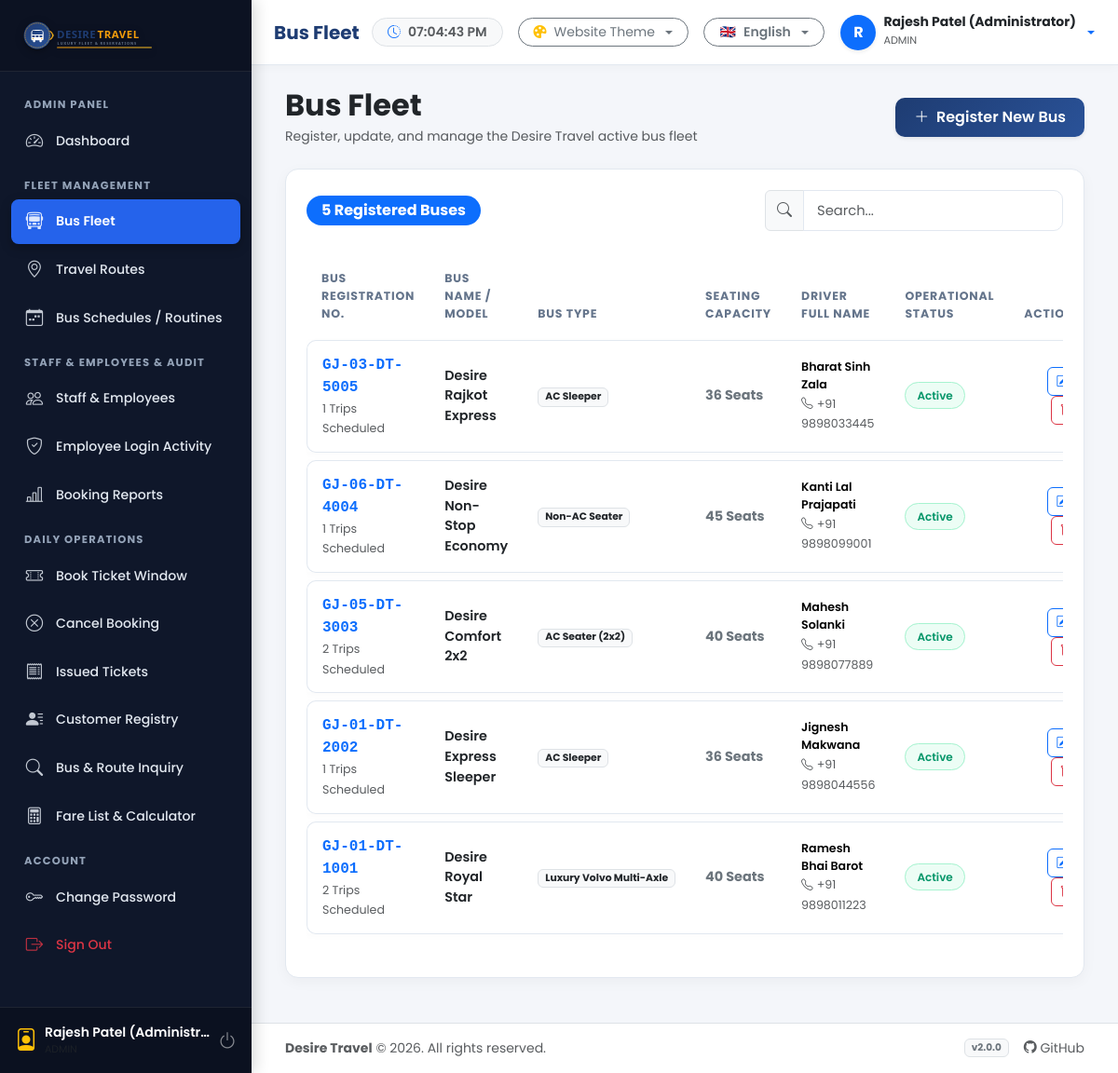
Screenshot of /admin/buses.php (signed in) with the database file from the repository.
### tables this page shows
CREATE TABLE IF NOT EXISTS `buses` (
    `id` INT AUTO_INCREMENT PRIMARY KEY,
    `bus_number` VARCHAR(30) NOT NULL UNIQUE,
    `bus_name` VARCHAR(100) NOT NULL,
    `bus_type` ENUM('AC Sleeper', 'Non-AC Sleeper', 'AC Seater (2x2)', 'Non-AC Seater', 'Luxury Volvo Multi-Axle') NOT NULL DEFAULT 'AC Seater (2x2)',
    `capacity` INT NOT NULL DEFAULT 40,
    `driver_name` VARCHAR(100) NOT NULL,
    `driver_contact` VARCHAR(20) NOT NULL,
    `status` ENUM('active', 'maintenance', 'inactive') NOT NULL DEFAULT 'active',
    `created_at` TIMESTAMP DEFAULT CURRENT_TIMESTAMP,
    `updated_at` TIMESTAMP DEFAULT CURRENT_TIMESTAMP ON UPDATE CURRENT_TIMESTAMP
);

### config/config.php (called while the page is built, shortened)
<?php
$CURRENT_LANG = $_SESSION['app_lang'] ?? $_COOKIE['desire_lang'] ?? 'en';

### admin/buses.php (the view, shortened to what this page needs)
<?php
require_once __DIR__ . '/../config/database.php';
require_once __DIR__ . '/../helpers/lang.php';
require_once __DIR__ . '/../helpers/auth.php';
$busesList = [];
try {
    $stmt = $pdo->query("SELECT b.*, (SELECT COUNT(*) FROM routines rt WHERE rt.bus_id = b.id) as scheduled_trips FROM buses b ORDER BY b.id DESC");
    $busesList = $stmt->fetchAll();
} catch (Exception $e) {}
include __DIR__ . '/../includes/header.php';
?>
<div class="container-fluid">
    <div class="d-flex flex-column flex-md-row justify-content-between align-items-md-center gap-3 mb-4">
        <div>
            <h2 class="fw-bold text-dark mb-1"><?= _e('menu_buses') ?></h2>
            <p class="text-muted small mb-0">Register, update, and manage the Desire Travel active bus fleet</p>
        </div>
        <div>
            <button class="btn btn-primary shadow-sm" data-bs-toggle="modal" data-bs-target="#addBusModal">
                <i class="bi bi-plus-lg me-1"></i> <?= _e('add_bus') ?>
            </button>
        </div>
    </div>
    <div class="dt-card">
        <div class="d-flex flex-column flex-sm-row justify-content-between align-items-sm-center gap-3 mb-4">
            <div class="d-flex align-items-center gap-2">
                <span class="badge bg-primary rounded-pill px-3 py-2 fs-6"><?= count($busesList) ?> Registered Buses</span>
            </div>
            <div class="d-flex gap-2" style="max-width:320px; width:100%;">
                <div class="input-group">
                    <span class="input-group-text bg-light"><i class="bi bi-search text-muted"></i></span>
                    <input type="text" class="form-control" placeholder="<?= _e('search') ?>" data-table-search="#busesTable">
                </div>
            </div>
        </div>
        <div class="table-responsive">
            <table class="table table-hover align-middle table-custom" id="busesTable">
                <thead>
                    <tr>
                        <th><?= _e('bus_number') ?></th>
                        <th><?= _e('bus_name') ?></th>
                        <th><?= _e('bus_type') ?></th>
                        <th><?= _e('capacity') ?></th>
                        <th><?= _e('driver_name') ?></th>
                        <th><?= _e('bus_status') ?></th>
                        <th class="text-end"><?= _e('actions') ?></th>
                    </tr>
                </thead>
                <tbody>
                    <?php if (!empty($busesList)): ?>
                        <?php foreach ($busesList as $b): ?>
                            <tr>
                                <td>
                                    <div class="fw-bold text-primary font-monospace fs-6"><?= htmlspecialchars($b['bus_number']) ?></div>
                                    <small class="text-muted"><?= $b['scheduled_trips'] ?> Trips Scheduled</small>
                                </td>
                                <td>
                                    <div class="fw-semibold text-dark"><?= htmlspecialchars($b['bus_name']) ?></div>
                                </td>
                                <td>
                                    <span class="badge bg-light text-dark border"><?= htmlspecialchars($b['bus_type']) ?></span>
                                </td>
                                <td>
                                    <span class="fw-bold text-secondary"><?= htmlspecialchars($b['capacity']) ?> <?= _e('seats') ?></span>
                                </td>
                                <td>
                                    <div class="fw-semibold small"><?= htmlspecialchars($b['driver_name']) ?></div>
                                    <small class="text-muted"><i class="bi bi-telephone me-1"></i><?= htmlspecialchars($b['driver_contact']) ?></small>
                                </td>
                                <td>
                                    <?php if ($b['status'] === 'active'): ?>
                                        <span class="badge-active"><?= _e('active') ?></span>
                                    <?php elseif ($b['status'] === 'maintenance'): ?>
                                        <span class="badge-maintenance"><?= _e('maintenance') ?></span>
                                    <?php else: ?>
                                        <span class="badge-inactive"><?= _e('inactive') ?></span>
                                    <?php endif; ?>
                                </td>
                                <td class="text-end">
                                    <button class="btn btn-sm btn-outline-primary rounded-2 me-1"
                                            onclick='openEditBusModal(<?= json_encode($b, JSON_HEX_TAG|JSON_HEX_APOS|JSON_HEX_QUOT|JSON_HEX_AMP) ?>)'
                                            title="<?= _e('edit') ?>">
                                        <i class="bi bi-pencil-square"></i>
                                    </button>
                                    <a href="<?= BASE_URL ?>admin/buses.php?delete_id=<?= $b['id'] ?>"
                                       class="btn btn-sm btn-outline-danger rounded-2 btn-confirm-delete"
                                       data-confirm-msg="<?= _e('delete_bus_confirm') ?>"
                                       title="<?= _e('delete') ?>">
                                        <i class="bi bi-trash"></i>
                                    </a>
                                </td>
                            </tr>
                        <?php endforeach; ?>
                    <?php else: ?>
                        <tr>
                            <td colspan="7" class="text-center text-muted py-5">No buses found in fleet. Click "Register New Bus" to add one.</td>
                        </tr>
                    <?php endif; ?>
                </tbody>
            </table>
        </div>
    </div>
</div>
<?php include __DIR__ . '/../includes/footer.php'; ?>

### helpers/lang.php (shortened to what this page needs)
<?php
require_once __DIR__ . '/../config/config.php';
function getTranslations(): array {
    static $translations = null;
    global $CURRENT_LANG;
    if ($translations === null) {
        $langFile = BASE_DIR . "/config/languages/{$CURRENT_LANG}.php";
        if (file_exists($langFile)) {
            $translations = require $langFile;
        } else {
            $translations = require BASE_DIR . "/config/languages/en.php";
        }
    }
    return $translations;
}
function __(string $key, string $default = ''): string {
    $translations = getTranslations();
    if (isset($translations[$key])) {
        return $translations[$key];
    }
    return $default !== '' ? $default : $key;
}
function _e(string $key, string $default = ''): void {
    echo htmlspecialchars(__($key, $default), ENT_QUOTES, 'UTF-8');
}

### assets/css/style.css (style rules this page uses)
:root, body[data-theme="theme-navy"], body.theme-navy { --primary: #1e3c72; --primary-hover: #162c54; --primary-rgb: 30, 60, 114; --accent: #2a5298; --accent-light: #e0e7ff; --gold: #f59e0b; --gold-hover: #d97706; --body-bg: #f4f6fa; --card-bg: #ffffff; --text-main: #1e293b; --text-muted: #64748b; --border-color: #e2e8f0; --sidebar-bg: #0f172a; --sidebar-hover: #1e293b; --sidebar-text: #e2e8f0; --sidebar-active: #2563eb; --hero-grad: linear-gradient(135deg, #1e3c72 0%, #2a5298 100%); --badge-grad: linear-gradient(135deg, #f59e0b 0%, #fbbf24 100%); }
body { font-family: 'Poppins', 'Noto Sans Gujarati', 'Segoe UI', system-ui, -apple-system, sans-serif; background-color: var(--body-bg); color: var(--text-main); margin: 0; padding: 0; min-height: 100vh; transition: background-color 0.3s ease, color 0.3s ease; }
.dt-card { background-color: var(--card-bg); border: 1px solid var(--border-color); border-radius: 14px; padding: 22px; box-shadow: 0 4px 15px rgba(0, 0, 0, 0.04); transition: transform 0.2s ease, box-shadow 0.2s ease; margin-bottom: 24px; }
.form-control, .form-select { border: 1.5px solid var(--border-color); border-radius: 10px; padding: 10px 14px; font-size: 0.92rem; color: var(--text-main); background-color: var(--card-bg); transition: border-color 0.2s ease, box-shadow 0.2s ease; }
.btn-primary { background: var(--hero-grad) !important; border: none !important; color: #ffffff !important; font-weight: 600; border-radius: 10px; padding: 9px 20px; box-shadow: 0 4px 12px rgba(var(--primary-rgb), 0.25); transition: all 0.2s ease; }
.table-custom { width: 100%; border-collapse: separate; border-spacing: 0 8px; }
.table-custom thead th { background-color: transparent; color: var(--text-muted); font-size: 0.78rem; text-transform: uppercase; letter-spacing: 0.8px; font-weight: 700; border: none; padding: 10px 16px; }
.table-custom tbody tr { background-color: var(--card-bg); box-shadow: 0 2px 8px rgba(0, 0, 0, 0.02); transition: transform 0.15s ease; }
.table-custom td { padding: 14px 16px; vertical-align: middle; border-top: 1px solid var(--border-color); border-bottom: 1px solid var(--border-color); font-size: 0.9rem; }
.table-custom td:first-child { border-left: 1px solid var(--border-color); border-top-left-radius: 10px; border-bottom-left-radius: 10px; }
.table-custom td:last-child { border-right: 1px solid var(--border-color); border-top-right-radius: 10px; border-bottom-right-radius: 10px; }
.badge-active { background-color: #ecfdf5; color: #059669; border: 1px solid #a7f3d0; font-weight: 600; padding: 5px 12px; border-radius: 20px; font-size: 0.75rem; }

### rows the page displays
buses: bus_number "GJ-03-DT-5005", scheduled_trips "1", bus_name "Desire Rajkot Express", bus_type "AC Sleeper", capacity "36", default "Seats Active", driver_name "Bharat Sinh Zala", driver_contact "+91 9898033445"
buses: bus_number "GJ-06-DT-4004", scheduled_trips "1", bus_name "Desire Non-Stop Economy", bus_type "Non-AC Seater", capacity "45", default "Seats Active", driver_name "Kanti Lal Prajapati", driver_contact "+91 9898099001"
buses: bus_number "GJ-05-DT-3003", scheduled_trips "2", bus_name "Desire Comfort 2x2", bus_type "AC Seater (2x2)", capacity "40", default "Seats Active", driver_name "Mahesh Solanki", driver_contact "+91 9898077889"
buses: bus_number "GJ-01-DT-2002", scheduled_trips "1", bus_name "Desire Express Sleeper", bus_type "AC Sleeper", capacity "36", default "Seats Active", driver_name "Jignesh Makwana", driver_contact "+91 9898044556"
buses: bus_number "GJ-01-DT-1001", scheduled_trips "2", bus_name "Desire Royal Star", bus_type "Luxury Volvo Multi-Axle", capacity "40", default "Seats Active", driver_name "Ramesh Bhai Barot", driver_contact "+91 9898011223"

### other values shown
$_SESSION['user_name'] "Rajesh Patel (Administr…"
$pageTitle "Bus Fleet"
$AVAILABLE_LANGS[$CURRENT_LANG]['flag'] "🇬🇧"
$AVAILABLE_LANGS[$CURRENT_LANG]['name'] "English"
substr($currentUser['name'] ?? 'U', 0, 1) "R"
$currentUser['name'] "Rajesh Patel (Administrator)"
$currentUser['role'] "ADMIN"
count($busesList) "5"
APP_NAME "Desire Travel"
APP_VERSION "2.0.0"
